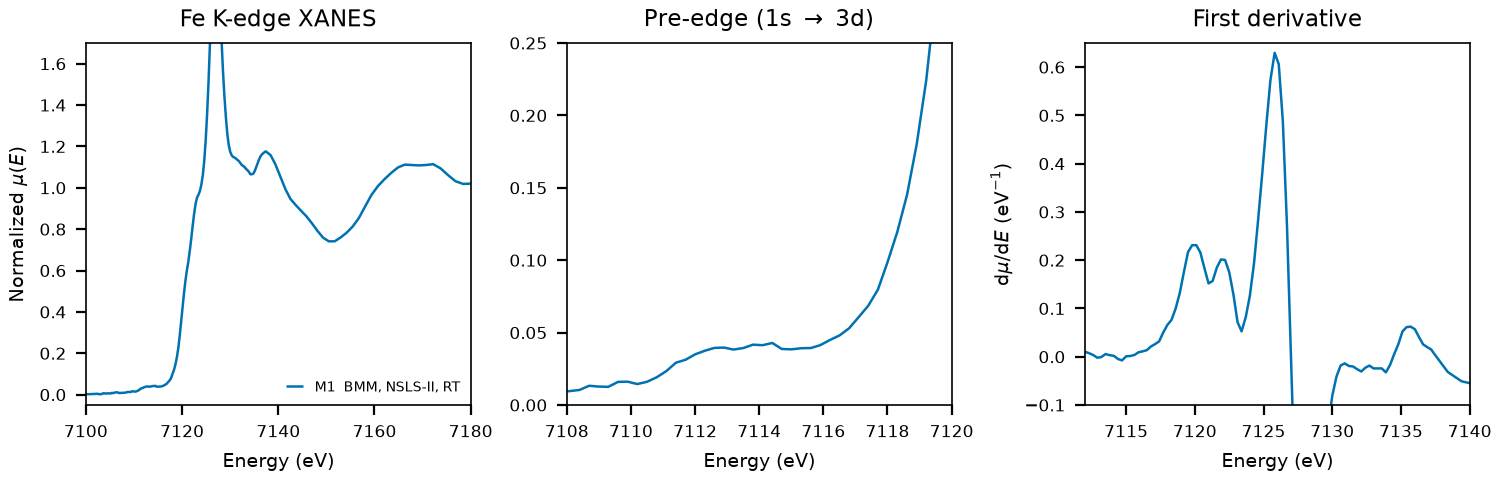

Python code for this plot:
"""Plot the experimental Fe K-edge spectrum of cordierite in this folder.

Run from this directory. The output replaces spectra_comparison.png, which the
README links to.
"""

import matplotlib.pyplot as plt
import numpy as np
from larch import Group
from larch.xafs import pre_edge

OUTPUT = "spectra_comparison.png"

MEASUREMENTS = [
    ("M1  BMM, NSLS-II, RT", "NIST/Fe-Cordierite.xdi", {"ratio": (4, 5), "ref_ratio": (5, 6)}, "#0072B2"),
]

FE_K_EDGE = 7112.0
PRE_EDGE_DEFAULTS = {"pre1": -150, "pre2": -30, "norm1": 150, "norm2": 950, "nnorm": 2, "nvict": 2}


def normalized(path, ratio=None, ref_ratio=None):
    """Return a larch group with the normalized spectrum read from path."""
    data = np.loadtxt(path, comments="#")
    energy = data[:, 0]
    mu = np.log(data[:, ratio[0]] / data[:, ratio[1]])

    if ref_ratio is not None:
        ref_mu = np.log(data[:, ref_ratio[0]] / data[:, ref_ratio[1]])
        ref_group = Group(energy=energy.copy(), mu=ref_mu)
        pre_edge(ref_group)
        eshift = FE_K_EDGE - ref_group.e0
        energy = energy + eshift

    group = Group(energy=energy, mu=mu)
    pre_edge(group, **PRE_EDGE_DEFAULTS)
    return group


def main():
    plt.rcParams.update({"font.size": 7, "axes.linewidth": 0.6})
    fig, axes = plt.subplots(1, 3, figsize=(7.5, 2.4), constrained_layout=True)

    for label, path, kwargs, color in MEASUREMENTS:
        group = normalized(path, **kwargs)
        derivative = np.gradient(group.flat, group.energy)
        axes[0].plot(group.energy, group.flat, color=color, lw=0.9, label=label)
        axes[1].plot(group.energy, group.flat, color=color, lw=0.9)
        axes[2].plot(group.energy, derivative, color=color, lw=0.9)

    axes[0].set(
        xlim=(7100, 7180),
        ylim=(-0.05, 1.7),
        title="Fe K-edge XANES",
        ylabel=r"Normalized $\mu(E)$",
    )
    axes[1].set(
        xlim=(7108, 7120),
        ylim=(0, 0.25),
        title=r"Pre-edge (1s $\rightarrow$ 3d)",
    )
    axes[2].set(
        xlim=(7112, 7140),
        ylim=(-0.10, 0.65),
        title="First derivative",
        ylabel=r"d$\mu$/d$E$ (eV$^{-1}$)",
    )
    for ax in axes:
        ax.set_xlabel("Energy (eV)")
        ax.tick_params(labelsize=6)

    axes[0].legend(
        loc="lower right",
        fontsize=5.2,
        frameon=False,
        handlelength=1.2,
        borderpad=0.2,
        labelspacing=0.25,
    )
    fig.savefig(OUTPUT, dpi=200)
    print(f"wrote {OUTPUT}")


if __name__ == "__main__":
    main()
